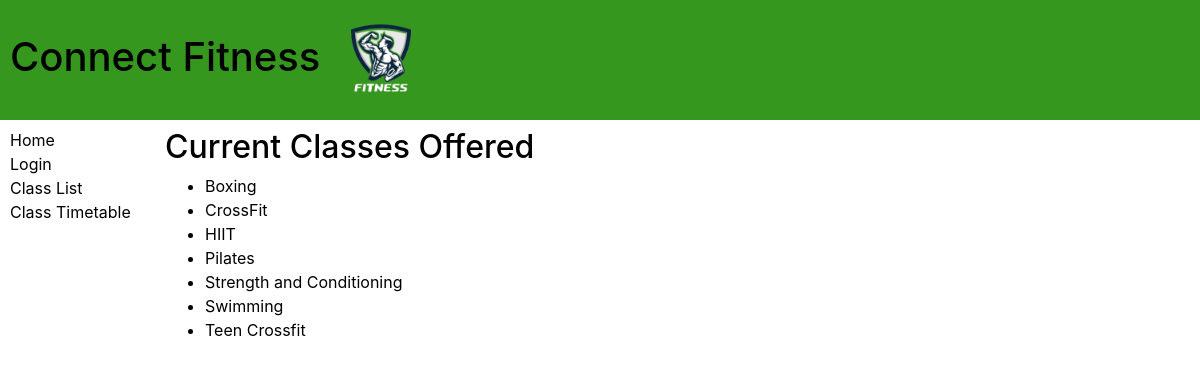
Page /ERP/gym_classes on the earlier database version.
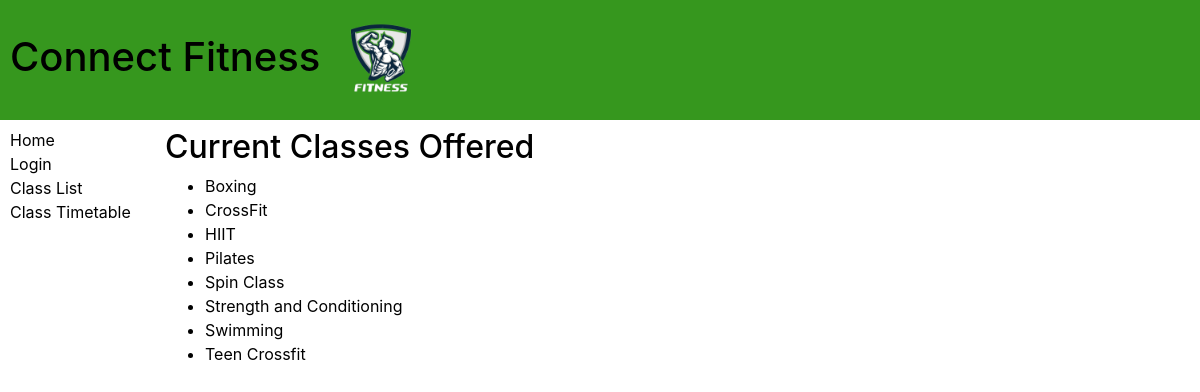
Same page on the later database version.
### ERP/models.py (models this page shows, shortened)
class Gym_class(models.Model):
    title = models.CharField(max_length = 100)
    description = models.TextField(max_length=1000)
    archive = models.BooleanField(null = True, default=False)
    def get_absolute_url(self):
        return reverse("classes", args=[str(self.id)])
    class Meta:
        ordering = ['title']

### ERP/views.py (the view)
# urls.py: path("gym_classes", views.Gym_ClassListView.as_view(), name = "gym_classes"),
class Gym_ClassListView(generic.ListView):
    model = Gym_class
    context_object_name = "gym_class_list"
    template_name = "gym_class_list.html"

### ERP/templates/gym_class_list.html (shortened to what this page needs)
{% extends "base_generic.html" %}
{% block content %}
  <h2>Current Classes Offered</h2>
  {% if gym_class_list %}
  <ul>
    {% for class in gym_class_list %}
      <li>
        <a href="{{ class.get_absolute_url }}">{{ class.title }}</a>
      </li>
    {% endfor %}
  </ul>
  {% else %}
    <p>There are no classes in the system</p>
  {% endif %}
{% endblock %}

Differences in the rows shown:
added Gym_class: title "Spin Class"
